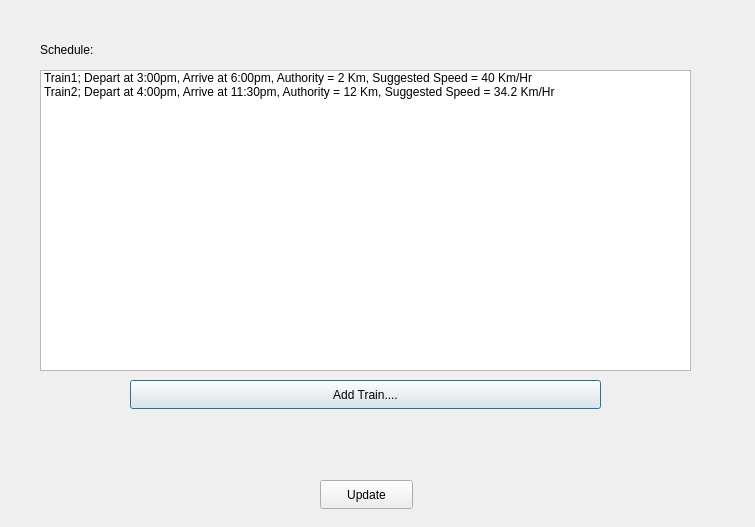
<?xml version="1.0" encoding="UTF-8"?>
<ui version="4.0">
 <class>UpdateSchedule</class>
 <widget class="QDialog" name="UpdateSchedule">
  <property name="geometry">
   <rect>
    <x>0</x>
    <y>0</y>
    <width>755</width>
    <height>527</height>
   </rect>
  </property>
  <property name="windowTitle">
   <string>UpdateSchedule</string>
  </property>
  <widget class="QListWidget" name="listWidget">
   <property name="geometry">
    <rect>
     <x>40</x>
     <y>70</y>
     <width>651</width>
     <height>301</height>
    </rect>
   </property>
   <item>
    <property name="text">
     <string>Train1; Depart at 3:00pm, Arrive at 6:00pm, Authority = 2 Km, Suggested Speed = 40 Km/Hr</string>
    </property>
   </item>
   <item>
    <property name="text">
     <string>Train2; Depart at 4:00pm, Arrive at 11:30pm, Authority = 12 Km, Suggested Speed = 34.2 Km/Hr</string>
    </property>
   </item>
  </widget>
  <widget class="QLabel" name="label">
   <property name="geometry">
    <rect>
     <x>40</x>
     <y>40</y>
     <width>63</width>
     <height>20</height>
    </rect>
   </property>
   <property name="text">
    <string>Schedule:</string>
   </property>
  </widget>
  <widget class="QPushButton" name="pushButton">
   <property name="geometry">
    <rect>
     <x>130</x>
     <y>380</y>
     <width>471</width>
     <height>29</height>
    </rect>
   </property>
   <property name="text">
    <string>Add Train....</string>
   </property>
  </widget>
  <widget class="QPushButton" name="pushButton_2">
   <property name="geometry">
    <rect>
     <x>320</x>
     <y>480</y>
     <width>93</width>
     <height>29</height>
    </rect>
   </property>
   <property name="text">
    <string>Update</string>
   </property>
  </widget>
 </widget>
 <resources/>
 <connections/>
</ui>
